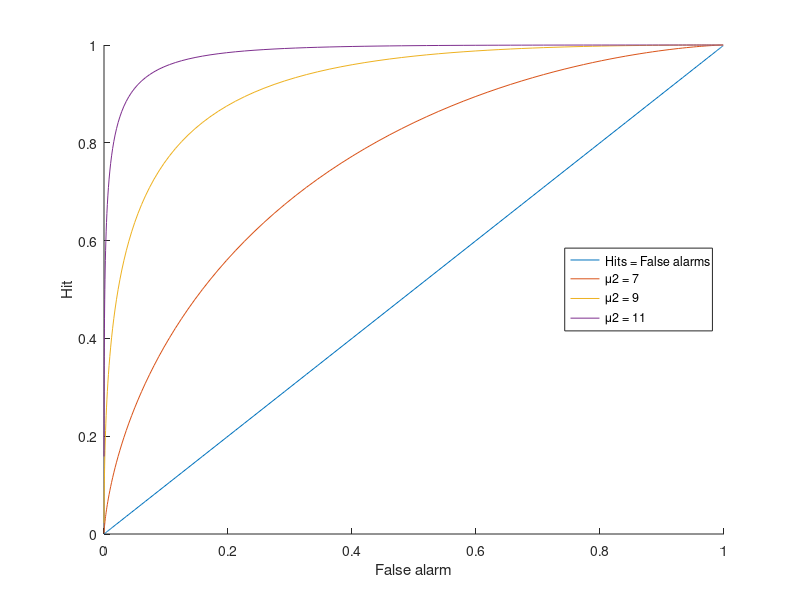

This chart was generated by the following MATLAB code:
% 1. Choose a value of x ∗ and compute the probabilities of hit (h) and false alarm (fa).
% x* = 6
% hit = integral 6 to inf for dist 2 = 1 - integral -inf to 6 = 
1 - normcdf(6, 7, 2)
% fa = integral 6 to inf for dist 1 = 1 - integral -inf to 6 = 
1 - normcdf(6, 5, 2)

% Plot the point (fa, h) in a graph with horizontal axis fa and vertical axis h. Choose a few other values of x ∗ in the interval [μ 1 − 3σ; μ 2 + 3σ] (-1 ; 13) and plot the corresponding (fa, h) points too. Repeat the computation of a ROC curve for the cases μ 2 = 9 and μ 2 = 11 and plot all three ROC curves in the same diagram. 
x = []; y1 = []; y2 = []; y3 = [];
for xStar = -1:0.1:13
    x(end+1) = (1 - normcdf(xStar, 5, 2));
    y1(end+1) = (1 - normcdf(xStar, 7, 2));
    y2(end+1) = (1 - normcdf(xStar, 9, 2));
    y3(end+1) = (1 - normcdf(xStar, 11, 2)); 
end
hold on
plot(x,x)
plot(x,y1)
plot(x,y2)
plot(x,y3)
xlabel('False alarm')
ylabel('Hit')
legend('Hits = False alarms', '\mu2 = 7','\mu2 = 9','\mu2 = 11', 'Location', 'east')

% What is the value of the discriminability d for
% each of these cases?
% D(9) = (9-5)/2 = 2, 
% D(11) = (11-5)/2 = 3
